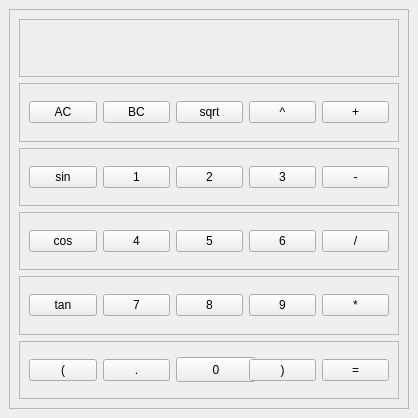
<?xml version="1.0" encoding="UTF-8"?>
<ui version="4.0">
 <class>calculator</class>
 <widget class="QMainWindow" name="calculator">
  <property name="geometry">
   <rect>
    <x>0</x>
    <y>0</y>
    <width>418</width>
    <height>418</height>
   </rect>
  </property>
  <property name="windowTitle">
   <string>calculator</string>
  </property>
  <widget class="QWidget" name="centralwidget">
   <layout class="QHBoxLayout" name="horizontalLayout">
    <item>
     <widget class="QFrame" name="frame">
      <property name="minimumSize">
       <size>
        <width>400</width>
        <height>400</height>
       </size>
      </property>
      <property name="maximumSize">
       <size>
        <width>16777215</width>
        <height>16777215</height>
       </size>
      </property>
      <property name="frameShape">
       <enum>QFrame::StyledPanel</enum>
      </property>
      <property name="frameShadow">
       <enum>QFrame::Raised</enum>
      </property>
      <property name="midLineWidth">
       <number>-1</number>
      </property>
      <layout class="QVBoxLayout" name="verticalLayout">
       <item>
        <widget class="QFrame" name="frame_2">
         <property name="frameShape">
          <enum>QFrame::StyledPanel</enum>
         </property>
         <property name="frameShadow">
          <enum>QFrame::Raised</enum>
         </property>
         <layout class="QVBoxLayout" name="verticalLayout_2">
          <item>
           <widget class="QLabel" name="label">
            <property name="text">
             <string/>
            </property>
           </widget>
          </item>
         </layout>
        </widget>
       </item>
       <item>
        <widget class="QFrame" name="frame_7">
         <property name="frameShape">
          <enum>QFrame::StyledPanel</enum>
         </property>
         <property name="frameShadow">
          <enum>QFrame::Raised</enum>
         </property>
         <layout class="QHBoxLayout" name="horizontalLayout_2">
          <item>
           <widget class="QPushButton" name="butonAc">
            <property name="text">
             <string>AC</string>
            </property>
           </widget>
          </item>
          <item>
           <widget class="QPushButton" name="butonBc">
            <property name="text">
             <string>BC</string>
            </property>
           </widget>
          </item>
          <item>
           <widget class="QPushButton" name="butonSqrt">
            <property name="text">
             <string>sqrt</string>
            </property>
           </widget>
          </item>
          <item>
           <widget class="QPushButton" name="butonPow">
            <property name="text">
             <string>^</string>
            </property>
           </widget>
          </item>
          <item>
           <widget class="QPushButton" name="butonPlus">
            <property name="text">
             <string>+</string>
            </property>
           </widget>
          </item>
         </layout>
        </widget>
       </item>
       <item>
        <widget class="QFrame" name="frame_3">
         <property name="frameShape">
          <enum>QFrame::StyledPanel</enum>
         </property>
         <property name="frameShadow">
          <enum>QFrame::Raised</enum>
         </property>
         <layout class="QHBoxLayout" name="horizontalLayout_3">
          <item>
           <widget class="QPushButton" name="butonSin">
            <property name="text">
             <string>sin</string>
            </property>
           </widget>
          </item>
          <item>
           <widget class="QPushButton" name="pushButton_1">
            <property name="text">
             <string>1</string>
            </property>
           </widget>
          </item>
          <item>
           <widget class="QPushButton" name="pushButton_2">
            <property name="text">
             <string>2</string>
            </property>
           </widget>
          </item>
          <item>
           <widget class="QPushButton" name="pushButton_3">
            <property name="text">
             <string>3</string>
            </property>
           </widget>
          </item>
          <item>
           <widget class="QPushButton" name="butonLess">
            <property name="text">
             <string>-</string>
            </property>
           </widget>
          </item>
         </layout>
        </widget>
       </item>
       <item>
        <widget class="QFrame" name="frame_4">
         <property name="frameShape">
          <enum>QFrame::StyledPanel</enum>
         </property>
         <property name="frameShadow">
          <enum>QFrame::Raised</enum>
         </property>
         <layout class="QHBoxLayout" name="horizontalLayout_4">
          <item>
           <widget class="QPushButton" name="butonCos">
            <property name="text">
             <string>cos</string>
            </property>
           </widget>
          </item>
          <item>
           <widget class="QPushButton" name="pushButton_4">
            <property name="text">
             <string>4</string>
            </property>
           </widget>
          </item>
          <item>
           <widget class="QPushButton" name="pushButton_5">
            <property name="text">
             <string>5</string>
            </property>
           </widget>
          </item>
          <item>
           <widget class="QPushButton" name="pushButton_6">
            <property name="text">
             <string>6</string>
            </property>
           </widget>
          </item>
          <item>
           <widget class="QPushButton" name="butonDivide">
            <property name="text">
             <string>/</string>
            </property>
           </widget>
          </item>
         </layout>
        </widget>
       </item>
       <item>
        <widget class="QFrame" name="frame_5">
         <property name="frameShape">
          <enum>QFrame::StyledPanel</enum>
         </property>
         <property name="frameShadow">
          <enum>QFrame::Raised</enum>
         </property>
         <layout class="QHBoxLayout" name="horizontalLayout_5">
          <item>
           <widget class="QPushButton" name="butonTan">
            <property name="text">
             <string>tan</string>
            </property>
           </widget>
          </item>
          <item>
           <widget class="QPushButton" name="pushButton_7">
            <property name="text">
             <string>7</string>
            </property>
           </widget>
          </item>
          <item>
           <widget class="QPushButton" name="pushButton_8">
            <property name="text">
             <string>8</string>
            </property>
           </widget>
          </item>
          <item>
           <widget class="QPushButton" name="pushButton_9">
            <property name="text">
             <string>9</string>
            </property>
           </widget>
          </item>
          <item>
           <widget class="QPushButton" name="butonMultiply">
            <property name="text">
             <string>*</string>
            </property>
           </widget>
          </item>
         </layout>
        </widget>
       </item>
       <item>
        <widget class="QFrame" name="frame_6">
         <property name="frameShape">
          <enum>QFrame::StyledPanel</enum>
         </property>
         <property name="frameShadow">
          <enum>QFrame::Raised</enum>
         </property>
         <layout class="QHBoxLayout" name="horizontalLayout_6">
          <item>
           <widget class="QPushButton" name="bracketsLeft">
            <property name="text">
             <string>(</string>
            </property>
           </widget>
          </item>
          <item>
           <widget class="QPushButton" name="butonPoint">
            <property name="text">
             <string>.</string>
            </property>
           </widget>
          </item>
          <item>
           <widget class="QPushButton" name="pushButton_0">
            <property name="minimumSize">
             <size>
              <width>80</width>
              <height>25</height>
             </size>
            </property>
            <property name="text">
             <string>0</string>
            </property>
           </widget>
          </item>
          <item>
           <widget class="QPushButton" name="bracketsRight">
            <property name="text">
             <string>)</string>
            </property>
           </widget>
          </item>
          <item>
           <widget class="QPushButton" name="butonEque">
            <property name="text">
             <string>=</string>
            </property>
           </widget>
          </item>
         </layout>
        </widget>
       </item>
      </layout>
     </widget>
    </item>
   </layout>
  </widget>
 </widget>
 <resources/>
 <connections/>
</ui>
